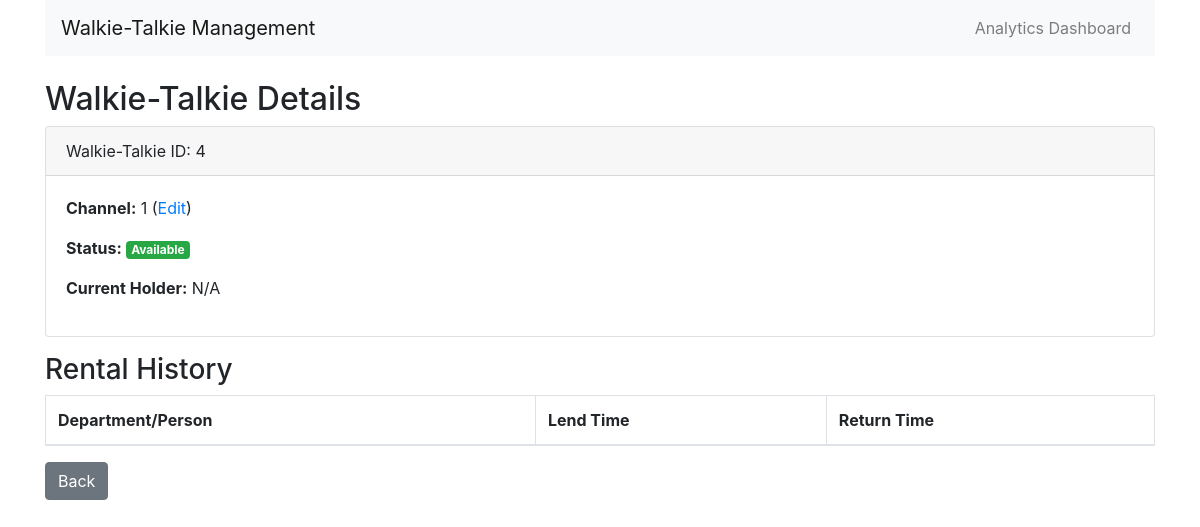
The page /walkie_talkie/4 on the database as committed earlier.
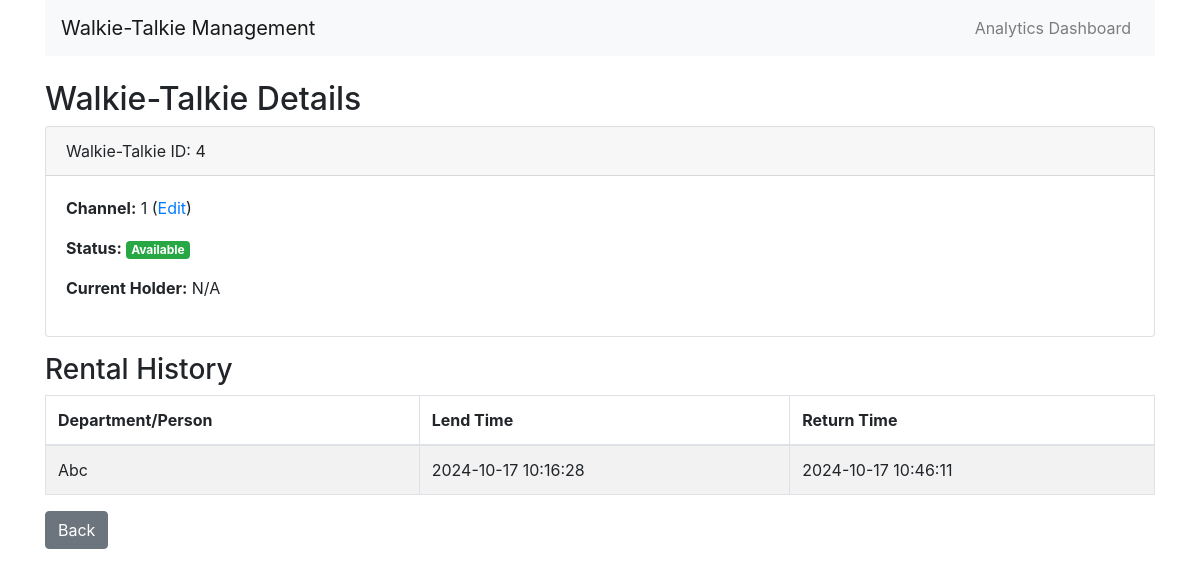
The same page on the database as committed later.
### models.py (models this page shows)
class Rental(db.Model):
    id = db.Column(db.Integer, primary_key=True)
    walkie_talkie_id = db.Column(db.Integer, db.ForeignKey('walkie_talkie.id'))
    department_id = db.Column(db.Integer, db.ForeignKey('department.id'))
    lend_time = db.Column(db.DateTime, default=datetime.now)
    return_time = db.Column(db.DateTime, nullable=True)

class Department(db.Model):
    id = db.Column(db.Integer, primary_key=True)
    name = db.Column(db.String(100), nullable=False, unique=True)
    rental_history = db.relationship('Rental', backref='department', lazy=True)

### routes.py (the view)
@app.route('/walkie_talkie/<int:wt_id>')
def view_walkie_talkie(wt_id):
    wt = WalkieTalkie.query.get_or_404(wt_id)
    rentals = Rental.query.filter_by(walkie_talkie_id=wt_id).all()
    return render_template('walkie_talkie.html', wt=wt, rentals=rentals)

### templates/walkie_talkie.html
{% extends 'base.html' %}
{% block content %}
<h2>Walkie-Talkie Details</h2>
<div class="card mb-3">
    <div class="card-header">
        Walkie-Talkie ID: {{ wt.id }}
    </div>
    <div class="card-body">
        <p><strong>Channel:</strong> {{ wt.channel }} (<a href="{{ url_for('edit_walkie_talkie', wt_id=wt.id) }}">Edit</a>)</p>
        <p><strong>Status:</strong>
            {% if wt.is_lent %}
                <span class="badge badge-danger">Lent</span>
            {% else %}
                <span class="badge badge-success">Available</span>
            {% endif %}
        </p>
        <p><strong>Current Holder:</strong> {{ wt.current_holder or 'N/A' }}</p>
    </div>
</div>
<h3>Rental History</h3>
<table class="table table-striped table-bordered">
    <thead>
        <tr>
            <th>Department/Person</th>
            <th>Lend Time</th>
            <th>Return Time</th>
        </tr>
    </thead>
    <tbody>
        {% for rental in rentals %}
        <tr>
            <td>{{ rental.department.name }}</td>
            <td>{{ rental.lend_time.strftime('%Y-%m-%d %H:%M:%S') }}</td>
            <td>{{ rental.return_time.strftime('%Y-%m-%d %H:%M:%S') if rental.return_time else 'Not Returned' }}</td>
        </tr>
        {% endfor %}
    </tbody>
</table>
<a href="{{ url_for('index') }}" class="btn btn-secondary">Back</a>
{% endblock %}

Rows that differ between the two databases and show on the page:
added Rental: department.name "Abc", lend_time "2024-10-17 10:16:28", return_time "2024-10-17 10:46:11"
